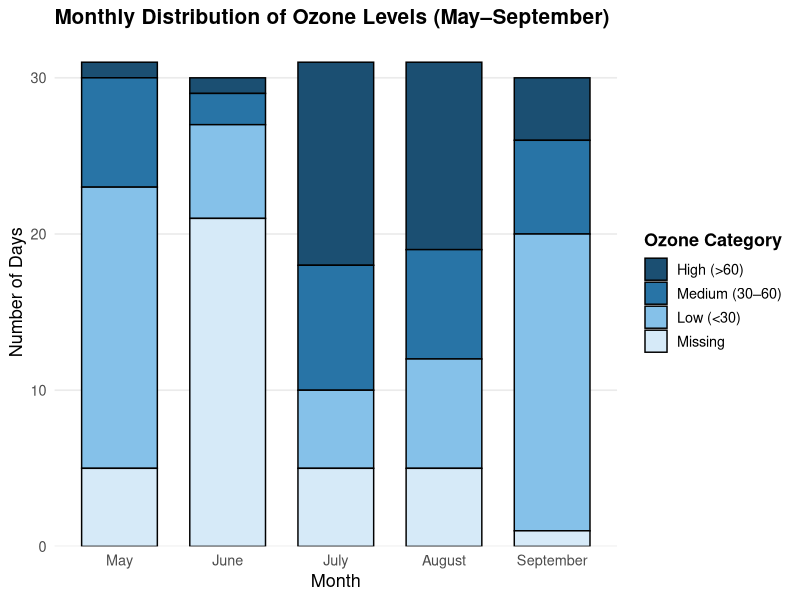
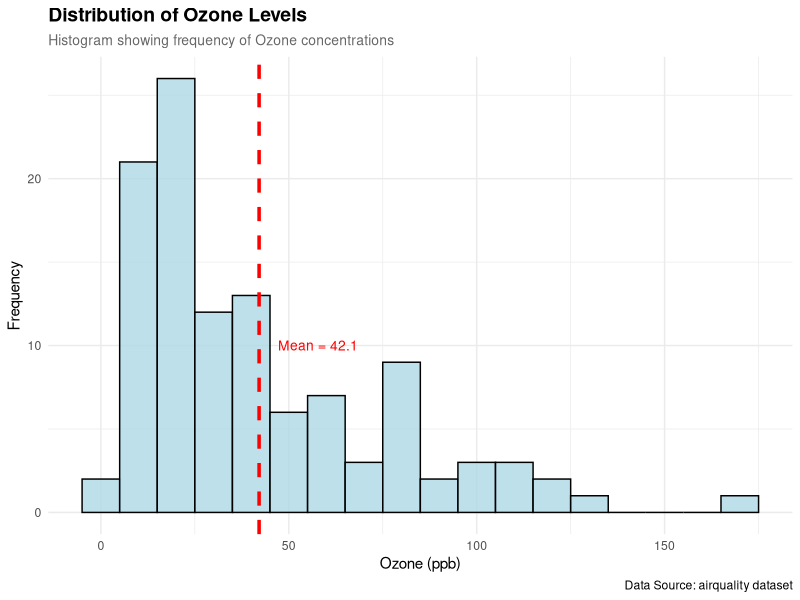
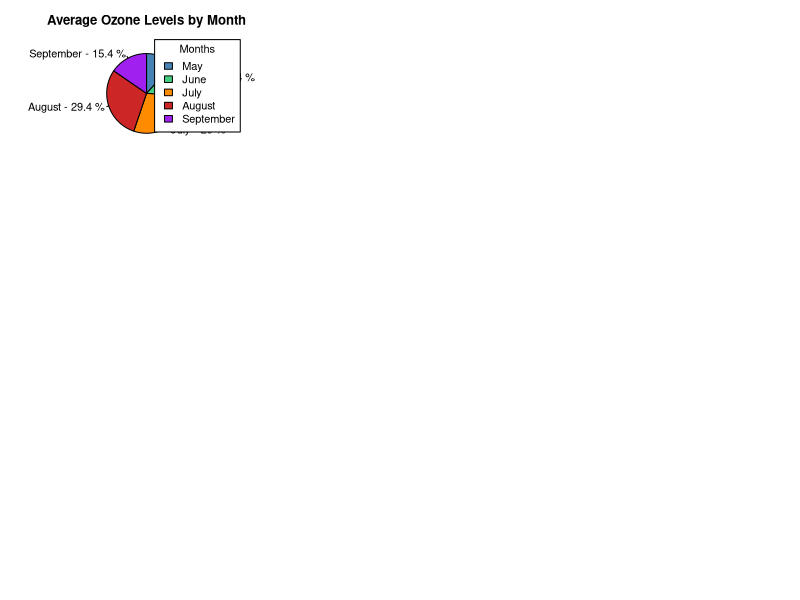
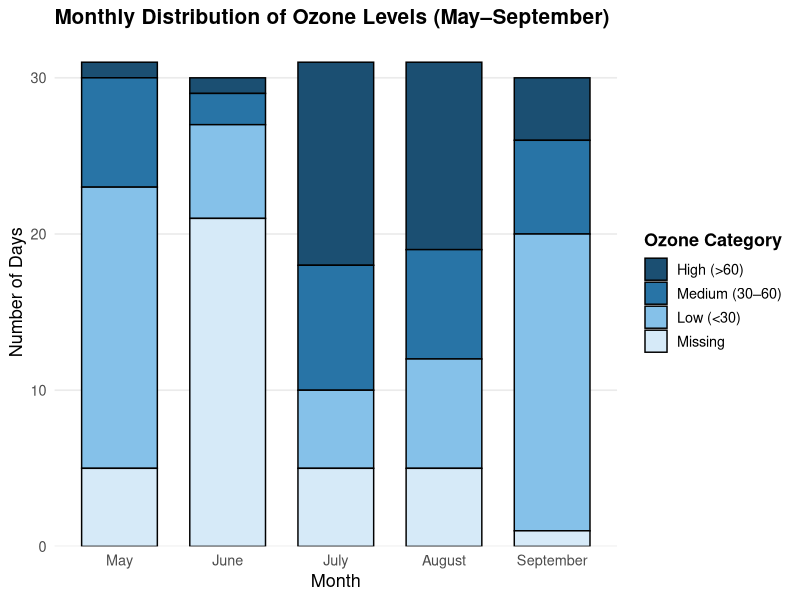
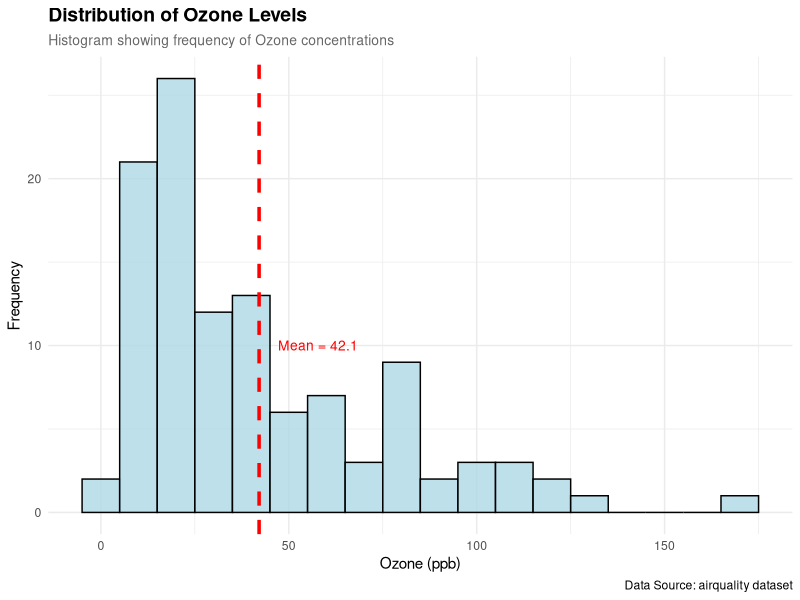
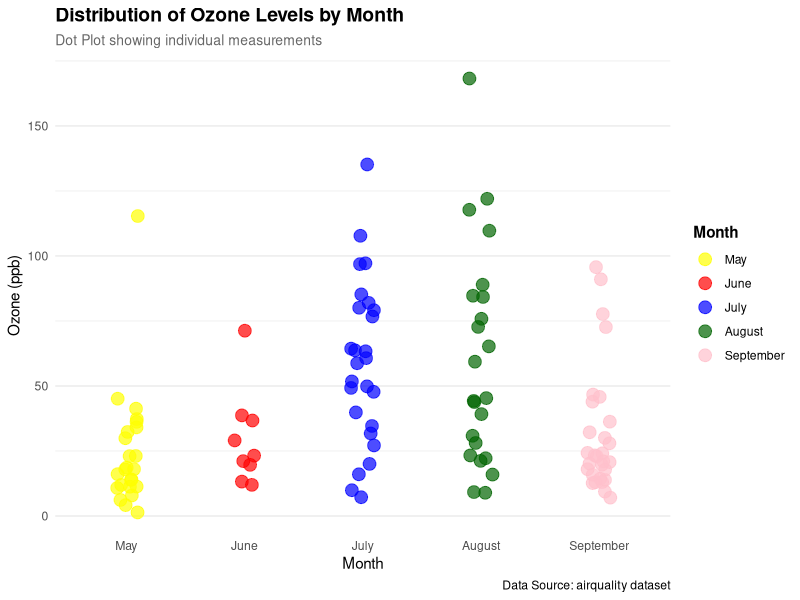
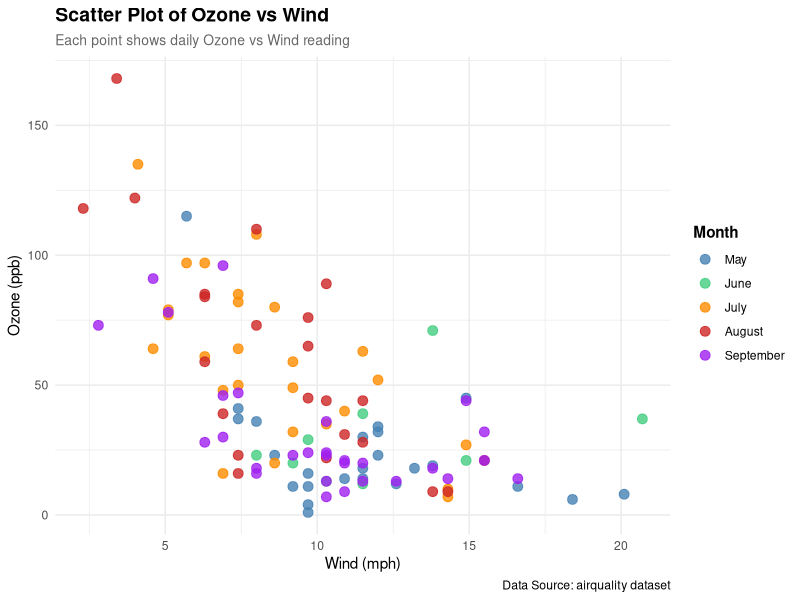
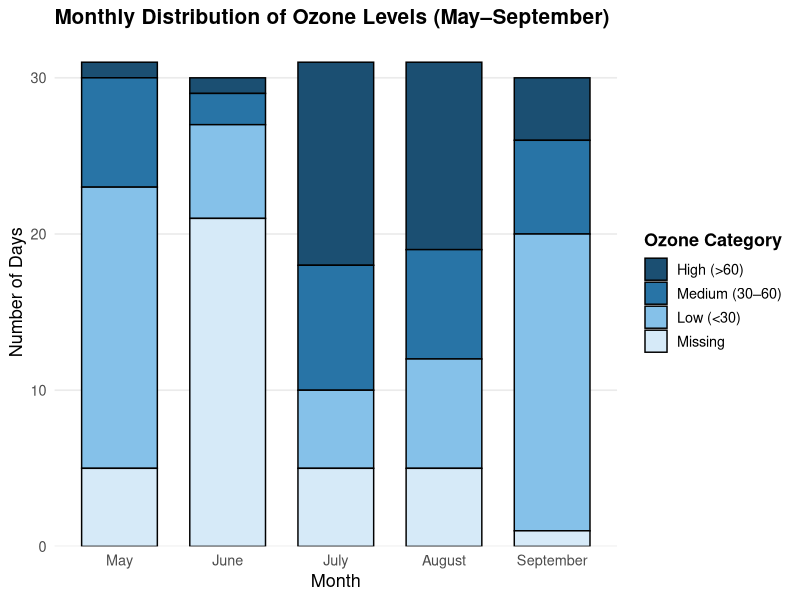

These figures' R source, in order:
# ====================================================================
# lab10_Data_Dynamo-s.R
# Collaborative R Visualization Project
# Dataset: airquality 
# Team Members:
# Esha Kambli 2301 - Pie Chart
# Deversh Shetgaonkar 2302 - Box Plot
# Sahil Gaonkar 2305 - Stacked Bar Chart
# Prabhanjan Halvegar 2306 - Line Chart
# Atharv Gawas 2313 - Dot Chart
# Aarchi Teli 2318 - Histogram
# Sarvadhnya Patil 2321 - Bar Chart
# Harsh Palyekar 2329 - Scatter Chart
# ====================================================================

# ====================================================================
# SECTION 0: SHARED SETUP (DO NOT MODIFY)
# ====================================================================
# Load dataset
data(airquality)

# Shared data preparation
air_data <- na.omit(airquality)
air_data$Month <- factor(air_data$Month,
                         levels = c(5, 6, 7, 8, 9),
                         labels = c("May", "June", "July", "August", "September"))

# Shared color palette
month_colors <- c("steelblue", "seagreen3", "darkorange", "firebrick3", "purple")

# ====================================================================
# SECTION 1: PIE CHART - Esha Kambli (2301)
# ====================================================================
plot_pie_chart <- function() {
  # Calculate average Ozone by Month (using shared air_data)
  avg_ozone <- tapply(air_data$Ozone, air_data$Month, mean)

  # Calculate percentage contribution
  percentages <- round(100 * avg_ozone / sum(avg_ozone), 1)

  # Labels for pie slices and legend
  pie_labels <- paste(names(avg_ozone), "-", percentages, "%")
  legend_labels <- names(avg_ozone)

  # Generate pie chart
  pie(
    avg_ozone,
    labels = pie_labels,
    main = "Average Ozone Levels by Month",
    col = month_colors,
    clockwise = TRUE
  )

  # Add legend
  legend(
    "topright",
    legend = legend_labels,
    fill = month_colors,
    title = "Months"
  )
 
  cat("Pie Chart section - Esha Kambli - Complete\n")
}

# ====================================================================
# SECTION 2: BAR CHART - Sarvadhnya Patil (2321)
# ====================================================================
plot_bar_chart <- function() {

# BAR PLOT — by Sarvadhnya (2321)
# Plot: Mean Ozone by Month (airquality dataset)

library(ggplot2)
library(dplyr)

# Load and clean data
data("airquality")
aq <- na.omit(airquality)

ozone_by_month <- aq %>%
  group_by(Month) %>%
  summarise(mean_ozone = mean(Ozone))

ozone_by_month$Month <- factor(ozone_by_month$Month,
                               labels = c("May", "Jun", "Jul", "Aug", "Sep"))

# Create the bar plot
bar_plot <- ggplot(ozone_by_month, aes(x = Month, y = mean_ozone, fill = Month)) +
  geom_bar(stat = "identity") +
  labs(title = "Mean Ozone Levels by Month",
       x = "Month",
       y = "Mean Ozone (ppb)",
       caption = "Data Source: airquality dataset") +
  theme_minimal() +
  theme(legend.position = "none")

# Save plot
if (!dir.exists("images")) dir.create("images")
ggsave("images/barplot_ozone_by_month.png", bar_plot, width = 7, height = 5, dpi = 300)

print("Bar plot created and saved to images/barplot_ozone_by_month.png")
  
  cat("Bar Chart section - Sarvadhnya Patil\n")
}


# ====================================================================
# SECTION 3: LINE CHART - Prabhanjan Halvegar (2306)
# ====================================================================
plot_line_chart <- function() {
  
  
  cat("Line Chart section - Prabhanjan Halvegar\n")
}

# ====================================================================
# SECTION 4: STACKED BAR CHART - Sahil Gaonkar (2305)
# ====================================================================

plot_stacked_bar <- function() {
  # Install & load required packages
  if (!require("ggplot2", quietly = TRUE)) install.packages("ggplot2"); library(ggplot2)
  if (!require("dplyr", quietly = TRUE)) install.packages("dplyr"); library(dplyr)

  # Load dataset
  data("airquality")
  df <- airquality

  # Keep only May–September
  df <- df %>% filter(Month >= 5 & Month <= 9)

  # Convert Month to factor for proper order
  df$Month <- factor(df$Month, levels = 5:9,
                     labels = c("May", "June", "July", "August", "September"))

  # Categorize Ozone levels as factor
  # Reverse the factor order for top-to-bottom stacking
  df <- df %>% mutate(
    Ozone_Level = case_when(
      is.na(Ozone) ~ "Missing",
      Ozone < 30   ~ "Low (<30)",
      Ozone <= 60  ~ "Medium (30–60)",
      TRUE         ~ "High (>60)"
    ),
    Ozone_Level = factor(Ozone_Level,
                         levels = c("High (>60)", "Medium (30–60)", "Low (<30)", "Missing"))
  )

  # Count days per month & ozone category
  stacked_data <- df %>%
    group_by(Month, Ozone_Level) %>%
    summarise(Days = n(), .groups = "drop")

  # Blue gradient colors (light → dark)
  ozone_colors <- c(
    "Missing" = "#D6EAF8",
    "Low (<30)" = "#85C1E9",
    "Medium (30–60)" = "#2874A6",
    "High (>60)" = "#1B4F72"
  ) 
    # Create stacked bar chart
  stacked_plot <- ggplot(stacked_data, aes(x = Month, y = Days, fill = Ozone_Level)) +
    geom_col(color = "black", width = 0.7) +
    scale_fill_manual(values = ozone_colors) +
    labs(title = "Monthly Distribution of Ozone Levels (May–September)",
         x = "Month", y = "Number of Days", fill = "Ozone Category") +
    theme_minimal(base_size = 13) +
    theme(plot.title = element_text(face = "bold", size = 15),
          legend.title = element_text(face = "bold"),
          panel.grid.minor = element_blank(),
          panel.grid.major.x = element_blank()) +
    scale_y_continuous(expand = expansion(mult = c(0, 0.05))) # optional: clean top spacing

  # Display plot
  print(stacked_plot)

  # Save plot as PNG
  if(!dir.exists("images")) dir.create("images")
  ggsave("images/stacked_bar_ozone_may_sep.png", stacked_plot,
         width = 8, height = 5, dpi = 300)

  cat("Stacked Bar Chart - Sahil Gaonkar - Complete\n")
  invisible(stacked_plot)



}
# Run the function
plot_stacked_bar()

# ====================================================================
# SECTION 5: HISTOGRAM - Aarchi Teli (2318)
# ====================================================================
plot_histogram <- function() {
  # Load required libraries (only if not already loaded)
  if (!require("ggplot2", quietly = TRUE)) {
    stop("ggplot2 package required. Please install it with: install.packages('ggplot2')")
  }
  
  # Simple message
  cat("Creating Histogram for Ozone Levels...\n")
  
  # Handle missing values and prepare data
  ozone_data <- na.omit(air_data$Ozone)
  
  # Calculate mean 
  avg_ozone <- mean(ozone_data)
  
  # Create the Histogram using ggplot2
  hist_plot <- ggplot(air_data, aes(x = Ozone)) +
    geom_histogram(
      binwidth = 10,                     # width of bins
      fill = "lightblue", 
      color = "black", 
      alpha = 0.8
    ) +
    geom_vline(aes(xintercept = avg_ozone), 
               color = "red", 
               linetype = "dashed", 
               size = 1.2) +
    labs(
      title = "Distribution of Ozone Levels",
      subtitle = "Histogram showing frequency of Ozone concentrations",
      x = "Ozone (ppb)",
      y = "Frequency",
      caption = "Data Source: airquality dataset"
    ) +
    annotate("text", x = avg_ozone + 5, y = 10, 
             label = paste("Mean =", round(avg_ozone, 1)), 
             color = "red", size = 3.5, hjust = 0) +
    theme_minimal() +
    theme(
      plot.title = element_text(face = "bold", size = 14),
      plot.subtitle = element_text(size = 10, color = "gray40")
    )
  
  # Display the plot
  print(hist_plot)
  
  # Save the histogram image 
  if (!dir.exists("images")) dir.create("images")
  ggsave("images/histogram_ozone.png", hist_plot, width = 8, height = 5, dpi = 300)
  
  cat("Histogram section - Aarchi Teli (2318) - Complete\n")
  
  invisible(hist_plot)
}

plot_histogram()


# ====================================================================
# SECTION 6: DOT CHART - Atharv Gawas (2313)
# ====================================================================
plot_dot_chart <- function() {
  # Load required libraries (only if not already loaded)
  if (!require("ggplot2", quietly = TRUE)) {
    stop("ggplot2 package required. Please install it with: install.packages('ggplot2')")
  }
  if (!require("dplyr", quietly = TRUE)) {
    stop("dplyr package required. Please install it with: install.packages('dplyr')")
  }
  
  # Prepare data: Get all ozone readings by month
  ozone_data <- air_data %>%
    select(Month, Ozone) %>%
    mutate(Month = factor(Month, levels = c("May", "June", "July", "August", "September")))
  
  # Create the dot plot with multiple points per month
  dot_plot <- ggplot(ozone_data, aes(x = Month, y = Ozone, color = Month)) +
    geom_point(size = 4, alpha = 0.7, position = position_jitter(width = 0.1, seed = 42)) +
    labs(title = "Distribution of Ozone Levels by Month",
         subtitle = "Dot Plot showing individual measurements",
         x = "Month",
         y = "Ozone (ppb)",
         color = "Month",
         caption = "Data Source: airquality dataset") +
    scale_color_manual(values = c("May" = "yellow", 
                                  "June" = "red", 
                                  "July" = "blue", 
                                  "August" = "darkgreen", 
                                  "September" = "pink")) +
    theme_minimal() +
    theme(plot.title = element_text(face = "bold", size = 14),
          plot.subtitle = element_text(size = 10, color = "gray40"),
          legend.position = "right",
          legend.title = element_text(face = "bold"),
          panel.grid.major.x = element_blank())
  
  # Display the plot
  print(dot_plot)
  
  # Save plot (optional - only saves when function is called individually)
  if (!dir.exists("images")) dir.create("images")
  ggsave("images/dotplot_ozone_by_month.png", dot_plot, width = 8, height = 5, dpi = 300)
  
  cat("Dot Chart section - Atharv Gawas (2313) - Complete\n")
  
  # Return the plot object invisibly for potential further use
  invisible(dot_plot)
}

# ====================================================================
# SECTION 7: SCATTER CHART - Harsh Palyekar (2329)
# ====================================================================
# ====================================================================
# SECTION 7: SCATTER CHART - Harsh Palyekar (2329)
# ====================================================================

plot_scatter_chart <- function() {
  # Load required libraries
  if (!require("ggplot2", quietly = TRUE)) {
    install.packages("ggplot2")
    library(ggplot2)
  }

  # Create scatter plot: Ozone vs Wind, colored by Month
  scatter_plot <- ggplot(air_data, aes(x = Wind, y = Ozone, color = Month)) +
    geom_point(size = 3, alpha = 0.8) +
    labs(
      title = "Scatter Plot of Ozone vs Wind",
      subtitle = "Each point shows daily Ozone vs Wind reading",
      x = "Wind (mph)",
      y = "Ozone (ppb)",
      color = "Month",
      caption = "Data Source: airquality dataset"
    ) +
    scale_color_manual(values = month_colors) +
    theme_minimal() +
    theme(
      plot.title = element_text(face = "bold", size = 14),
      plot.subtitle = element_text(size = 10, color = "gray40"),
      legend.position = "right",
      legend.title = element_text(face = "bold")
    )

  # Display the plot in RStudio / Codespace Viewer
  print(scatter_plot)

  # Save the plot to images folder
  if (!dir.exists("images")) dir.create("images")
  file_path <- "images/scatter_ozone_wind_by_month.png"
  ggsave(file_path, scatter_plot, width = 8, height = 5, dpi = 300)

  # Print confirmation message
  cat("📁 Saved plot to:", file_path, "\n")
  cat("✅ Scatter Chart section - Harsh Palyekar (2329) - Complete\n")
}


# ====================================================================
# SECTION 8: BOX PLOT - Deversh Shetgaonkar (2302)
# ====================================================================
plot_box_plot <- function() {

  
  cat("Box Plot section - Deversh Shetgaonkar\n")
}

# ====================================================================
# MAIN EXECUTION: Run all plots
# ====================================================================
# Set up multi-panel layout for viewing all plots
par(mfrow = c(3, 3), mar = c(4, 4, 3, 2))

# Execute each plot function
plot_pie_chart()
plot_bar_chart()
plot_line_chart()
plot_stacked_bar()
plot_histogram()
plot_dot_chart()
plot_scatter_chart()
plot_box_plot()

# Reset layout
par(mfrow = c(1, 1))
